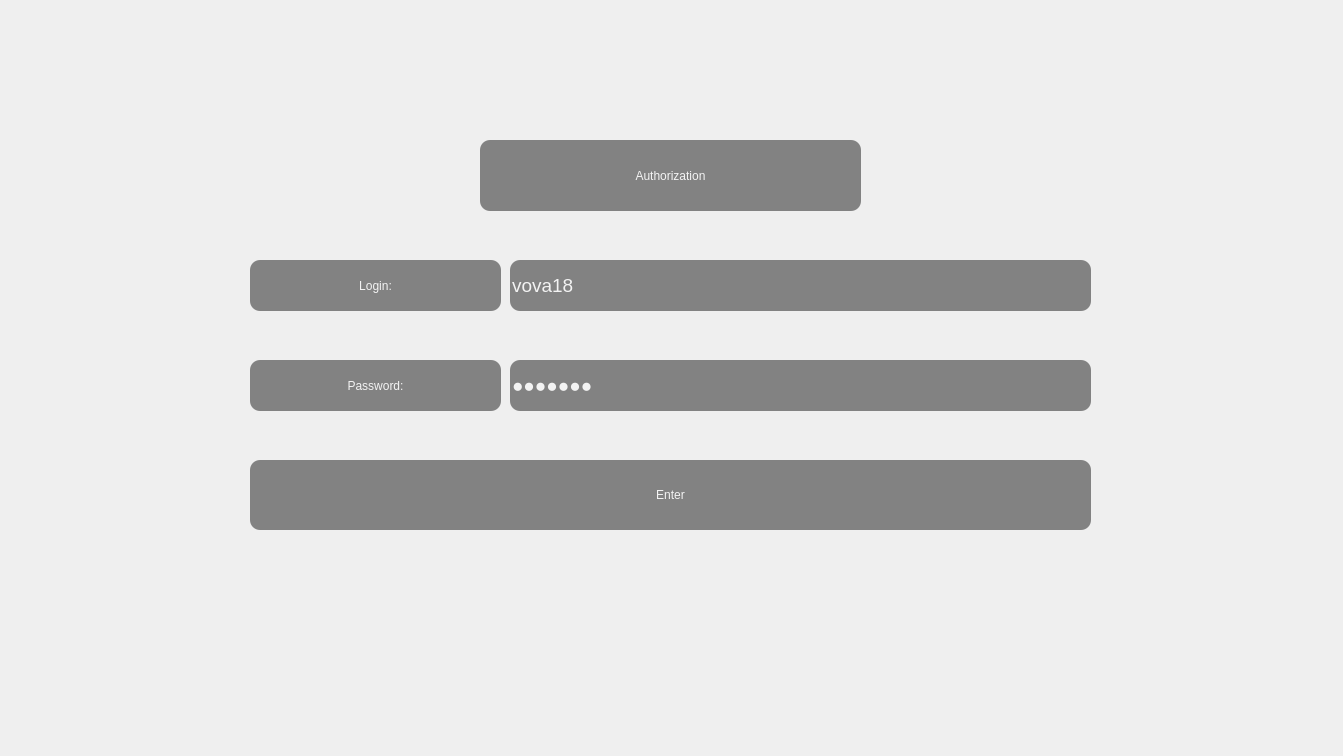
<?xml version="1.0" encoding="UTF-8"?>
<ui version="4.0">
 <class>MainWindow</class>
 <widget class="QMainWindow" name="MainWindow">
  <property name="geometry">
   <rect>
    <x>0</x>
    <y>0</y>
    <width>1343</width>
    <height>756</height>
   </rect>
  </property>
  <property name="minimumSize">
   <size>
    <width>0</width>
    <height>70</height>
   </size>
  </property>
  <property name="windowTitle">
   <string>Task manager</string>
  </property>
  <property name="styleSheet">
   <string notr="true"/>
  </property>
  <widget class="QWidget" name="centralwidget">
   <widget class="QPushButton" name="pushButton">
    <property name="geometry">
     <rect>
      <x>250</x>
      <y>460</y>
      <width>841</width>
      <height>70</height>
     </rect>
    </property>
    <property name="minimumSize">
     <size>
      <width>0</width>
      <height>70</height>
     </size>
    </property>
    <property name="styleSheet">
     <string notr="true">color:rgb(243, 243, 243);
background-color: rgba(54, 54, 54, 150);
border-style: outset;
border-radius:10px;
font: 15pt &quot;MS Shell Dlg 2&quot;;</string>
    </property>
    <property name="text">
     <string>Enter</string>
    </property>
   </widget>
   <widget class="QLineEdit" name="login">
    <property name="geometry">
     <rect>
      <x>510</x>
      <y>260</y>
      <width>581</width>
      <height>51</height>
     </rect>
    </property>
    <property name="styleSheet">
     <string notr="true">font-size:14pt;
color:rgb(243, 243, 243);
background-color: rgba(54, 54, 54, 150);
border-style: outset;
border-radius:10px;
</string>
    </property>
    <property name="inputMask">
     <string/>
    </property>
    <property name="text">
     <string extracomment="password">vova18</string>
    </property>
    <property name="echoMode">
     <enum>QLineEdit::Normal</enum>
    </property>
   </widget>
   <widget class="QLineEdit" name="password">
    <property name="geometry">
     <rect>
      <x>510</x>
      <y>360</y>
      <width>581</width>
      <height>51</height>
     </rect>
    </property>
    <property name="styleSheet">
     <string notr="true">font-size:14pt;
color:rgb(243, 243, 243);
background-color: rgba(54, 54, 54, 150);
border-style: outset;
border-radius:10px;
</string>
    </property>
    <property name="text">
     <string extracomment="password">1315219</string>
    </property>
    <property name="echoMode">
     <enum>QLineEdit::Password</enum>
    </property>
   </widget>
   <widget class="QLabel" name="label">
    <property name="geometry">
     <rect>
      <x>480</x>
      <y>140</y>
      <width>381</width>
      <height>71</height>
     </rect>
    </property>
    <property name="styleSheet">
     <string notr="true">color:rgb(243, 243, 243);
background-color: rgba(54, 54, 54, 150);
border-style: outset;
border-radius:10px;
font: 20pt &quot;MS Shell Dlg 2&quot;;</string>
    </property>
    <property name="text">
     <string>Authorization</string>
    </property>
    <property name="alignment">
     <set>Qt::AlignCenter</set>
    </property>
   </widget>
   <widget class="QLabel" name="label_2">
    <property name="geometry">
     <rect>
      <x>250</x>
      <y>260</y>
      <width>251</width>
      <height>51</height>
     </rect>
    </property>
    <property name="styleSheet">
     <string notr="true">color:rgb(243, 243, 243);
background-color: rgba(54, 54, 54, 150);
border-style: outset;
border-radius:10px;
font: 15pt &quot;MS Shell Dlg 2&quot;;</string>
    </property>
    <property name="text">
     <string>Login:</string>
    </property>
    <property name="alignment">
     <set>Qt::AlignCenter</set>
    </property>
   </widget>
   <widget class="QLabel" name="label_3">
    <property name="geometry">
     <rect>
      <x>250</x>
      <y>360</y>
      <width>251</width>
      <height>51</height>
     </rect>
    </property>
    <property name="styleSheet">
     <string notr="true">color:rgb(243, 243, 243);
background-color: rgba(54, 54, 54, 150);
border-style: outset;
border-radius:10px;
font: 15pt &quot;MS Shell Dlg 2&quot;;</string>
    </property>
    <property name="text">
     <string>Password:</string>
    </property>
    <property name="alignment">
     <set>Qt::AlignCenter</set>
    </property>
   </widget>
  </widget>
 </widget>
 <resources/>
 <connections/>
</ui>
